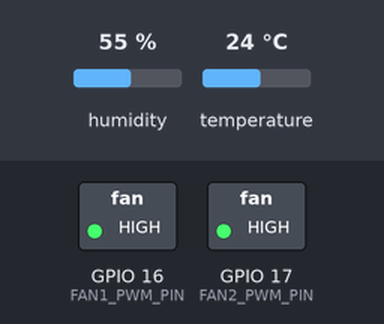
The program below on a simulated ESP32. On the bench: switched loads named in the program (green lamp = pin HIGH). The inputs (shaded band) are chosen by the test bench; at power-on: humidity 55 %, temperature 24 °C. WiFi joins after 1.5 s; servers stay silent unless stated; no MQTT or app messages arrive unless stated; what the program prints to the serial monitor is not drawn.

Above: at 3.2 s.
3.3 s: humidity set to 51 %
8.9 s: humidity set to 48 %
At 13.1 s:
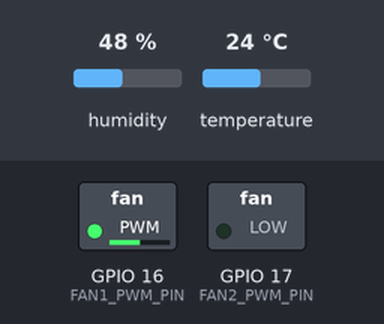
14.5 s: temperature set to 24.8 °C
20.1 s: temperature set to 26.2 °C
At 22.8 s:
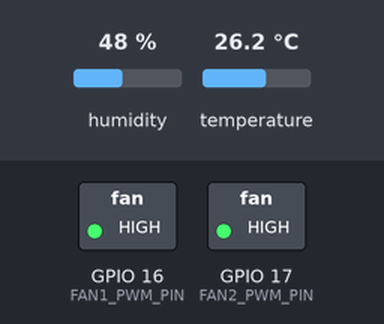
25.7 s: temperature set to 12 °C
At 28.2 s:
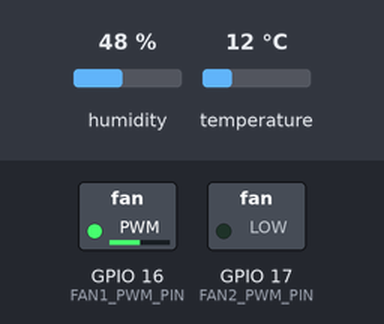
31.3 s: humidity set to 68 %
At 32.5 s:
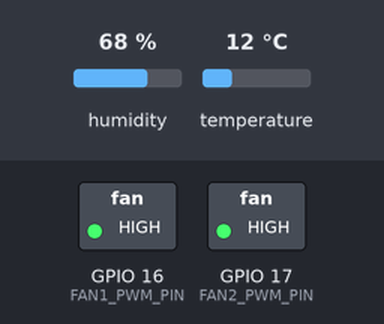
Timing chart, 0 to 34.3 s (numbered marks = the images above; inputs shaded):
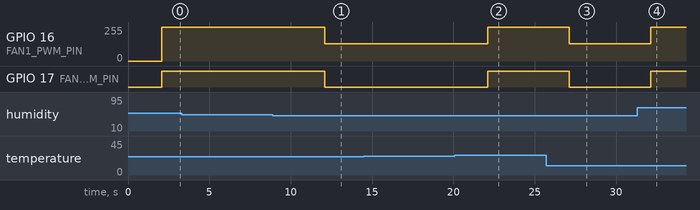

The program:

main.cpp
```cpp
#include <WiFi.h>
#include <PubSubClient.h>
#include <Adafruit_Sensor.h>
#include "DHT.h" // DHT 센서를 위한 라이브러리

// 핀 설정
#define DHTPIN 15         // DHT22 데이터 핀
#define DHTTYPE DHT22     // DHT22 센서 타입
#define FAN1_PWM_PIN 16   // 팬1 PWM 핀
#define FAN2_PWM_PIN 17   // 팬2 PWM 핀

// PWM 설정
const int pwmChannel1 = 0;        // 팬1 PWM 채널
const int pwmChannel2 = 1;        // 팬2 PWM 채널
const int pwmFrequency = 25000;  // PWM 주파수 (25kHz)
const int pwmResolution = 8;     // PWM 해상도 (8비트: 0~255)

// 임계값 설정
const float HIGH_TEMP = 25.5;      // 고온 기준
const float MID_TEMP = 25.0;       // 중간 온도 기준
const float HIGH_HUMIDITY = 50.0;  // 높은 습도 기준
const float MID_HUMIDITY = 40.0;   // 중간 습도 기준

// WiFi 설정
const char* ssid = "IoT518";          // WiFi SSID
const char* password = "iot123456";   // WiFi Password

// MQTT 브로커 설정
const char* mqtt_server = "192.168.0.249"; // Mosquitto 브로커 IP
const int mqtt_port = 1883;
const char* mqtt_topic = "home/temperature"; // MQTT 주제(topic)

// DHT 센서 객체 생성
DHT dht(DHTPIN, DHTTYPE);

// WiFi 및 MQTT 클라이언트 객체 생성
WiFiClient espClient;
PubSubClient client(espClient);

// WiFi 연결 함수
void setup_wifi() {
  delay(10);
  Serial.println("WiFi 연결 중...");
  WiFi.begin(ssid, password);

  while (WiFi.status() != WL_CONNECTED) {
    delay(1000);
    Serial.print(".");
  }
  Serial.println("\nWiFi 연결 성공!");
  Serial.print("IP 주소: ");
  Serial.println(WiFi.localIP());
}

// MQTT 재연결 함수
void reconnect() {
  while (!client.connected()) {
    Serial.print("MQTT 브로커에 연결 중...");
    if (client.connect("ESP32Client")) {
      Serial.println("연결 성공!");
    } else {
      Serial.print("연결 실패, 상태 코드=");
      Serial.print(client.state());
      Serial.println(" 다시 시도 중...");
      delay(5000);
    }
  }
}

void setup() {
  Serial.begin(115200);
  dht.begin();
  setup_wifi();

  client.setServer(mqtt_server, mqtt_port);

  // PWM 핀 설정
  ledcSetup(pwmChannel1, pwmFrequency, pwmResolution);
  ledcAttachPin(FAN1_PWM_PIN, pwmChannel1);

  ledcSetup(pwmChannel2, pwmFrequency, pwmResolution);
  ledcAttachPin(FAN2_PWM_PIN, pwmChannel2);

  Serial.println("DHT22 Fan Control and MQTT Publisher Initialized");
}

void loop() {
  if (!client.connected()) {
    reconnect();
  }
  client.loop();

  // DHT22 데이터 읽기
  float temperature = dht.readTemperature(); // 섭씨 온도
  float humidity = dht.readHumidity();       // 습도

  if (isnan(temperature) || isnan(humidity)) {
    Serial.println("DHT22 데이터 읽기 실패!");
    delay(2000);
    return;
  }

  // 온도 및 습도 출력
  Serial.printf("Temperature: %.2f °C, Humidity: %.2f %%\n", temperature, humidity);

  // 팬 제어 조건
  if (temperature >= HIGH_TEMP || humidity >= HIGH_HUMIDITY) {
    // 온도나 습도가 매우 높은 경우: 2개의 팬 모두 최대 속도로 작동
    Serial.println("Both fans running at full speed");
    ledcWrite(pwmChannel1, 255); // Fan 1: Full Speed
    ledcWrite(pwmChannel2, 255); // Fan 2: Full Speed
  } else if (temperature >= MID_TEMP || humidity >= MID_HUMIDITY) {
    // 온도나 습도가 약간 높은 경우: 1개의 팬만 작동
    Serial.println("Fan 1 running at medium speed");
    ledcWrite(pwmChannel1, 128); // Fan 1: Medium Speed
    ledcWrite(pwmChannel2, 0);   // Fan 2: Off
  } else {
    // 온도와 습도가 모두 낮은 경우: 팬 모두 중지
    Serial.println("Fans stopped");
    ledcWrite(pwmChannel1, 0);   // Fan 1: Off
    ledcWrite(pwmChannel2, 0);   // Fan 2: Off
  }

  // MQTT로 온도 및 습도 데이터 전송
  String payload = String("{\"temperature\":") + temperature + ",\"humidity\":" + humidity + "}";
  client.publish(mqtt_topic, payload.c_str());
  Serial.println("MQTT 메시지 전송: " + payload);

  delay(5000); // 5초마다 데이터 전송
}
```

Measured:
- the behaviour switches between 50 and 49 % on humidity (found by bisection; images 0 and 1)
- the behaviour switches between 25.4 and 25.5 °C on temperature (found by bisection; images 1 and 2)
- after the input at 3.3 s, every drawn part: stays the same
- after the input at 8.9 s, GPIO 16 (FAN1_PWM_PIN): 255/255 → 128/255 after 3.2 s; GPIO 17 (FAN2_PWM_PIN): HIGH → LOW after 3.2 s
- after the input at 14.5 s, every drawn part: stays the same
- after the input at 20.1 s, GPIO 16 (FAN1_PWM_PIN): 128/255 → 255/255 after 2.0 s; GPIO 17 (FAN2_PWM_PIN): LOW → HIGH after 2.0 s
- after the input at 25.7 s, GPIO 16 (FAN1_PWM_PIN): 255/255 → 128/255 after 1.4 s; GPIO 17 (FAN2_PWM_PIN): HIGH → LOW after 1.4 s
- after the input at 31.3 s, GPIO 16 (FAN1_PWM_PIN): 128/255 → 255/255 after 0.84 s; GPIO 17 (FAN2_PWM_PIN): LOW → HIGH after 0.84 s
